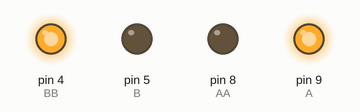
The sketch below on a simulated Arduino Uno, built with avr-gcc and run on an emulated ATmega328P. Shown: output pins drawn as LEDs (lit = HIGH).

Above: at 0.1 s.
Timing chart, 0 to 1.6 s (numbered marks = the images above):
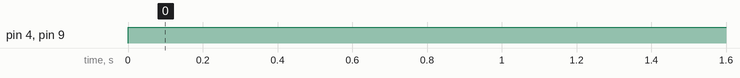

Measured:
- by itself, pin 4 (BB), pin 9 (A): LOW → HIGH at 0.00 s

The sketch:

task_11.ino
```cpp
// Motor A
const int A=9;
const int AA=8;
// Motor B
const int B=5;
const int BB=4;

void setup(){
// Set all pins to the outputs
  pinMode(A, OUTPUT);
  pinMode(AA, OUTPUT);
  pinMode(B, OUTPUT);
  pinMode(BB, OUTPUT);

// Initial state

}

void loop()
{
  digitalWrite(A, HIGH);
  digitalWrite(AA, LOW);
  digitalWrite(B, LOW);
  digitalWrite(BB, HIGH);

  /*delay(5000);

  digitalWrite(AA, HIGH);
  digitalWrite(A, LOW);
  digitalWrite(BB, LOW);
  digitalWrite(B, HIGH);
  delay(5000);*/
}
```
